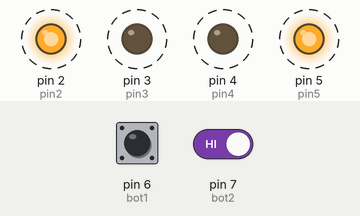
Bench run of a sketch on a simulated Arduino Uno, built with avr-gcc and run on an emulated ATmega328P. Shown: output pins drawn as LEDs (lit = HIGH). Dashed ring = blinking. The test bench sets the inputs (shaded band); at power-on: pin 6 (bot1) HIGH, pin 7 (bot2) HIGH.

Above: at 1.3 s.
1.7 s: pin 6 (bot1) pulled LOW for 0.5 s
At 1.9 s:
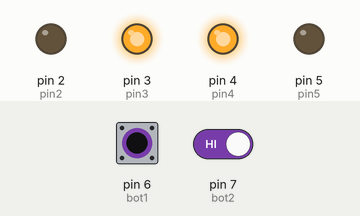
4.7 s: pin 6 (bot1) pulled LOW for 1 s
7.7 s: pin 6 (bot1) pulled LOW for 3.2 s
12.4 s: pin 6 (bot1) driven LOW and pin 7 (bot2) driven LOW
At 13.5 s:
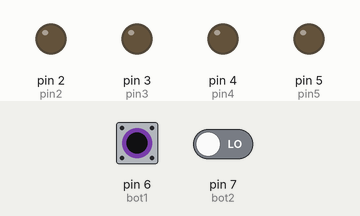
13.9 s: pin 6 (bot1) driven HIGH
At 14.0 s:
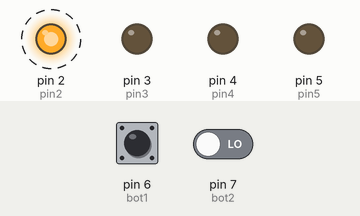
Timing chart, 0 to 17.9 s (numbered marks = the images above; inputs shaded):
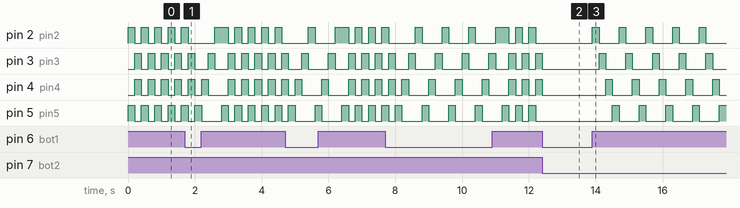

The sketch:

_74194_Comentado.ino
```cpp
// Simulação de um Registrador de Deslocamento 74194 (Matheus Dias);

int pin2 = 2; // Definindo os Pinos do Arduino
int pin3 = 3;
int pin4 = 4;
int pin5 = 5;
int bot1 = 6;
int bot2 = 7;

int tempo = 200; // Variáveis de tempo e leitura, respectivamente.
int EstBot1 = 0;
int EstBot2 = 0;
void setup(){ // Definindo os Pinos de Entrada e Saída
  pinMode (pin2, OUTPUT);
  pinMode (pin3, OUTPUT);
  pinMode (pin4, OUTPUT);
  pinMode (pin5, OUTPUT);
  pinMode (bot1, INPUT);
  pinMode (bot2, INPUT);
}

void loop(){ // Variáveis que "receberão" o valor dos botões.
  EstBot1 = digitalRead(bot1);
  EstBot2 = digitalRead(bot2);

  while (EstBot1 == LOW && EstBot2 == LOW){ // Enquanto o botão 1 e o botão 2 não estiverem pressionados, os Leds ficarão apagados.
    digitalWrite (pin2, 0);
    digitalWrite (pin3, 0);
    digitalWrite (pin4, 0);
    digitalWrite (pin5, 0);
    return loop(); // Retorna para o Início do Loop
  }

  while (EstBot1 == HIGH && EstBot2 == LOW){ // Enquanto o Botão 1 estiver pressionado e o Botão 2 não estiver
    digitalWrite (pin2, 1); // Liga o Pin2
    delay(tempo); // Espera Tempo
    digitalWrite (pin2, 0); // Desliga o Pin2
    digitalWrite (pin3, 1); // Liga o Pin3
    delay(tempo); // Espera Tempo
    digitalWrite (pin3, 0); // Desliga o Pin3
    digitalWrite (pin4, 1); // Liga o pin4
    delay(tempo); // Espera Tempo
    digitalWrite (pin4, 0); // Desliga o Pin4
    digitalWrite (pin5, 1); // Liga o Pin5
    delay(tempo); // Espera Tempo
    digitalWrite (pin5, 0); // Desliga o Pin5
    return loop(); // Retorna para o Loop
  }

  while (EstBot1 == LOW && EstBot2 == HIGH){ // Enquanto o Botão 1 desligado e Botão 2 estiver Ligado
    digitalWrite (pin5, 1); // Liga o Pin5
    delay(tempo); // Espera Tempo
    digitalWrite (pin5, 0); // Desliga o Pin5
    digitalWrite (pin4, 1); // Liga o pin4
    delay(tempo); // espera tempo
    digitalWrite (pin4, 0); // Desliga o Pin4
    digitalWrite (pin3, 1); // Liga o Pin3
    delay(tempo); // Espera tempo
    digitalWrite (pin3, 0); // Desliga o Pin3
    digitalWrite (pin2, 1); // Liga o pin2
    delay(tempo); // Espera Tempo
    digitalWrite (pin2, 0); // Desliga o Pin2
    return loop(); // Retorna para o inicio do Loop
  }

  while (EstBot1 == HIGH && EstBot2 == HIGH){ // Enquanto botão 1 e 2 ligados
    digitalWrite (pin2, 1); //Liga o Pin2
    digitalWrite (pin5, 1); // Liga o pin5
    delay(tempo); // Espera Tempo
    digitalWrite (pin2, 0); // Desliga o Pin2
    digitalWrite (pin5, 0); // Desliga o Pin5
    digitalWrite (pin3, 1); // Liga o Pin3
    digitalWrite (pin4, 1); // Liga o pin4
    delay(tempo); // Espera Tempo
    digitalWrite (pin3, 0); // Desliga pin3
    digitalWrite (pin4, 0); // Desliga o pin4
    return loop(); // Retorna para Inicio do Loop
  }
}
```

Measured:
- after the input at 12.4 s, pin 2 (pin2), pin 5 (pin5): stops changing and stays LOW; pin 3 (pin3), pin 4 (pin4): goes on until 12.4 s, then stays LOW
- after the input at 13.9 s, pin 2 (pin2): alternates HIGH for 0.20 s and LOW for 0.60 s, starting at once; pin 3 (pin3): alternates HIGH for 0.20 s and LOW for 0.60 s, starting after 0.20 s; pin 4 (pin4): alternates HIGH for 0.20 s and LOW for 0.60 s, starting after 0.40 s; pin 5 (pin5): alternates HIGH for 0.20 s and LOW for 0.60 s, starting after 0.60 s
